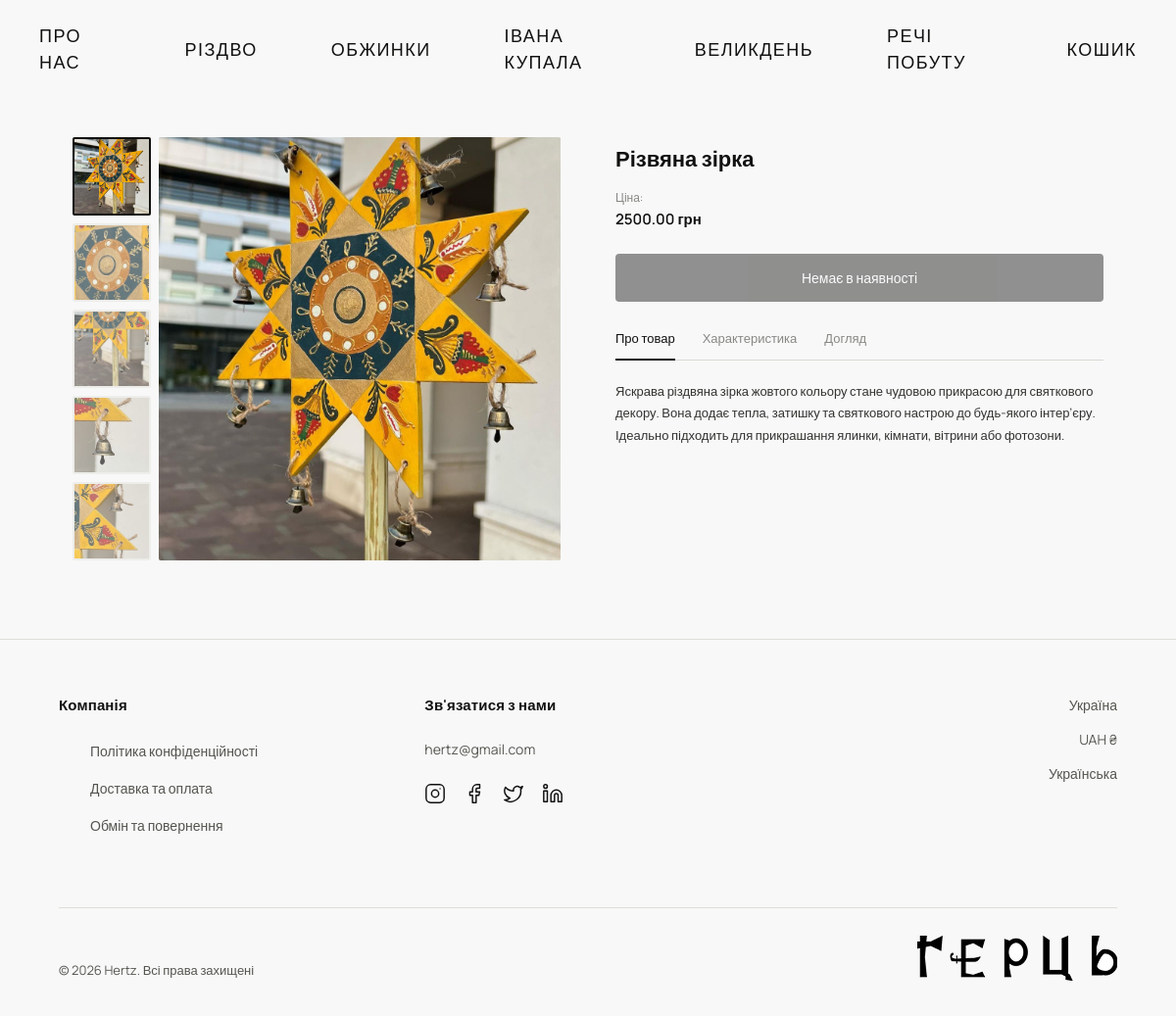
/product/5/, run on the app's committed database.
### pages/models.py (models this page shows, shortened)
class Product(models.Model):
    title = models.CharField(max_length=255)
    price = models.DecimalField(max_digits=10, decimal_places=2)
    description = models.TextField()
    characteristics = models.TextField()
    care = models.TextField()
    image1 = models.ImageField(upload_to='products/')
    image2 = models.ImageField(upload_to='products/', blank=True, null=True)
    image3 = models.ImageField(upload_to='products/', blank=True, null=True)
    image4 = models.ImageField(upload_to='products/', blank=True, null=True)
    image5 = models.ImageField(upload_to='products/', blank=True, null=True)
    quantity = models.PositiveIntegerField(default=0)
    category = models.ForeignKey(Category, on_delete=models.CASCADE)
    product_type = models.ForeignKey(
        ProductType,
        on_delete=models.SET_NULL,
        null=True,
        blank=True
    )

### pages/views.py (the view)
# urls.py: path('product/<int:product_id>/', views.product_detail, name='product_detail'),
def product_detail(request, product_id):
    product = get_object_or_404(Product, id=product_id)
    return render(request, 'pages/product_detail.html', {
        'product': product
    })

### pages/templates/pages/product_detail.html (shortened to what this page needs)
{% extends 'base.html' %}
{% load static %}
{% block content %}
<div class="product-detail-wrapper">
  <div class="pd-layout">
    <div class="pd-gallery">
      <div class="pd-thumbs">
        {% if product.image1 %}<img class="pd-thumb active" src="{{ product.image1.url }}" alt="">{% endif %}
        {% if product.image2 %}<img class="pd-thumb" src="{{ product.image2.url }}" alt="">{% endif %}
        {% if product.image3 %}<img class="pd-thumb" src="{{ product.image3.url }}" alt="">{% endif %}
        {% if product.image4 %}<img class="pd-thumb" src="{{ product.image4.url }}" alt="">{% endif %}
        {% if product.image5 %}<img class="pd-thumb" src="{{ product.image5.url }}" alt="">{% endif %}
      </div>
      <div class="pd-main-img">
        {% if product.image1 %}<img id="pdMainImg" src="{{ product.image1.url }}" alt="{{ product.title }}">{% endif %}
      </div>
    </div>
    <div class="pd-info">
      <h1 class="pd-title">{{ product.title }}</h1>
      <p class="pd-price-label">Ціна:</p>
      <p class="pd-price">{{ product.price }} грн</p>
      {% if product.quantity > 0 %}
        <a href="{% url 'add_to_cart' product.id %}" class="pd-buy-btn">Купити</a>
      {% else %}
        <button class="pd-buy-btn pd-buy-disabled" disabled>Немає в наявності</button>
      {% endif %}
      <div class="pd-tabs">
        <button class="pd-tab active" data-tab="desc">Про товар</button>
        <button class="pd-tab" data-tab="specs">Характеристика</button>
        <button class="pd-tab" data-tab="care">Догляд</button>
      </div>
      <div class="pd-tab-content active" id="tab-desc">
        <p>{{ product.description }}</p>
      </div>
    </div>
  </div>
</div>
{% endblock %}

### pages/templates/base.html (shortened to what this page needs)
{% load static %}
<html>
<head>
    <link href="https://cdn.jsdelivr.net/npm/bootstrap@5.3.3/dist/css/bootstrap.min.css" rel="stylesheet">
    <link rel="stylesheet" href="{% static 'css/style.css' %}">
</head>
<body>
<header>
  <nav class="site-nav">
    <div class="nav-container">
      <ul class="nav-list">
        <li><a href="/" class="nav-link {% if request.resolver_match.url_name == 'home' %}active{% endif %}">Про нас</a></li>
        <li><a href="/rizdvo/" class="nav-link {% if request.resolver_match.url_name == 'rizdvo' %}active{% endif %}">Різдво</a></li>
        <li><a href="/obzhynky/" class="nav-link {% if request.resolver_match.url_name == 'obzhynky' %}active{% endif %}">Обжинки</a></li>
        <li><a href="/kupala/" class="nav-link {% if request.resolver_match.url_name == 'kupala' %}active{% endif %}">Івана Купала</a></li>
        <li><a href="/velykden/" class="nav-link {% if request.resolver_match.url_name == 'velykden' %}active{% endif %}">Великдень</a></li>
        <li><a href="/pobut/" class="nav-link {% if request.resolver_match.url_name == 'pobut' %}active{% endif %}">Речі побуту</a></li>
        <li><a href="/cart/" class="nav-link {% if request.resolver_match.url_name == 'cart' %}active{% endif %}">Кошик</a></li>
      </ul>
    </div>
  </nav>
</header>
<main>
    {% block content %}{% endblock %}
</main>
<footer>
  <div class="footer-grid">
  <div class="col-company">
    <p class="col-title">Компанія</p>
    <ul class="col-links">
        <li>
            <a href="{% url 'privacy_policy' %}">
                Політика конфіденційності
            </a>
        </li>
        <li>
            <a href="{% url 'delivery_payment' %}">
                Доставка та оплата
            </a>
        </li>
        <li>
            <a href="{% url 'exchange_return' %}">
                Обмін та повернення
            </a>
        </li>
    </ul>
</div>
    <div class="col-contact">
      <p class="col-title">Зв'язатися з нами</p>
      <a class="contact-email" href="mailto:hertz@gmail.com">hertz@gmail.com</a>
      <div class="social-row">
        <a href="#" aria-label="Instagram">
          <svg viewBox="0 0 24 24">
            <rect x="2" y="2" width="20" height="20" rx="5" ry="5"/>
            <circle cx="12" cy="12" r="4"/>
            <circle cx="17.5" cy="6.5" r="0.8" fill="currentColor" stroke="none"/>
          </svg>
        </a>
        <a href="#" aria-label="Facebook">
          <svg viewBox="0 0 24 24">
            <path d="M18 2h-3a5 5 0 0 0-5 5v3H7v4h3v8h4v-8h3l1-4h-4V7a1 1 0 0 1 1-1h3z"/>
          </svg>
        </a>
        <a href="#" aria-label="Twitter">
          <svg viewBox="0 0 24 24">
            <path d="M22 4s-.7 2.1-2 3.4c1.6 10-9.4 17.3-18 11.6 2.2.1 4.4-.6 6-2C3 15.5.5 9.6 3 5c2.2 2.6 5.6 4.1 9 4-.9-4.2 4-6.6 7-3.8 1.1 0 3-1.2 3-1.2z"/>
          </svg>
        </a>
        <a href="#" aria-label="LinkedIn">
          <svg viewBox="0 0 24 24">
            <path d="M16 8a6 6 0 0 1 6 6v7h-4v-7a2 2 0 0 0-2-2 2 2 0 0 0-2 2v7h-4v-7a6 6 0 0 1 6-6z"/>
            <rect x="2" y="9" width="4" height="12"/>
            <circle cx="4" cy="4" r="2"/>
          </svg>
        </a>
      </div>
    </div>
    <div class="col-locale">
      <ul class="locale-list">
        <li>Україна</li>
        <li>UAH ₴</li>
        <li>Українська</li>
      </ul>
    </div>
  </div>
  <div class="footer-bottom">
    <span class="copyright">© 2026 Hertz. Всі права захищені</span>
    <img   src="{% static 'img/logo_black.png' %}" class="logo-wordmark">
  </div>
</footer>
</body>
</html>

### static/css/style.css (style rules this page uses)
*, *::before, *::after { box-sizing: border-box; margin: 0; padding: 0; }
:root { --bg: #F8F8F8; --text: #111110; --muted: #555550; --accent: #111110; --border: #ddddd8; --logo-font: 'Unbounded', sans-serif; --body-font: 'Manrope', sans-serif; }
body { background: var(--bg); font-family: var(--body-font), serif; color: var(--text); min-height: 100vh; }
.site-nav { width: 100%; padding: 0 40px; }
.nav-container { max-width: 1400px; margin: 0 auto; display: flex; align-items: center; justify-content: space-around; height: 100px; }
.nav-list { list-style: none; display: flex; align-items: center; gap: 75px; margin: 0; padding: 0; }
.nav-link { text-decoration: none; font-family: var(--body-font), serif; font-size: 18px; font-weight: 500; letter-spacing: 0.08em; text-transform: uppercase; color: #111110; transition: color 0.2s; }
footer { width: 100%; background: var(--bg); border-top: 1px solid var(--border); padding: 56px 60px 36px; }
.footer-grid { display: grid; grid-template-columns: 1fr 1fr 1fr; gap: 40px; margin-bottom: 56px; }
.col-title { font-family: var(--body-font); font-weight: 600; font-size: 15px; letter-spacing: 0.01em; margin-bottom: 22px; color: var(--text); }
.col-links { list-style: none; display: flex; flex-direction: column; gap: 14px; }
.col-links a { text-decoration: none; font-size: 14px; font-weight: 400; color: var(--muted); transition: color 0.2s; }
.col-contact .col-title { font-weight: 600; }
.contact-email { display: inline-block; font-size: 14px; color: var(--muted); text-decoration: none; margin-bottom: 24px; transition: color 0.2s; }
.social-row { display: flex; align-items: center; gap: 18px; }
.social-row a { display: flex; align-items: center; justify-content: center; color: var(--text); text-decoration: none; transition: opacity 0.2s, transform 0.2s; }
.social-row svg { width: 22px; height: 22px; fill: none; stroke: currentColor; stroke-width: 1.6; stroke-linecap: round; stroke-linejoin: round; }
.col-locale { text-align: right; }
.locale-list { list-style: none; display: flex; flex-direction: column; gap: 14px; }
.locale-list li { font-size: 14px; color: var(--muted); cursor: pointer; transition: color 0.2s; }
.footer-bottom { display: flex; align-items: flex-end; justify-content: space-between; border-top: 1px solid var(--border); padding-top: 28px; }
.copyright { font-size: 13px; color: var(--muted); }
.logo-wordmark { font-family: var(--logo-font); font-weight: 600; font-size: 32px; letter-spacing: 0.12em; color: var(--text); text-transform: uppercase; line-height: 1; font-variant-ligatures: none; }

### data on the page
Product: image1 (picture), image2 (picture), image3 (picture), image4 (picture), image5 (picture), title "Різвяна зірка", price "2500.00", description "Яскрава різдвяна зірка жовтого кольору стане чудовою прикрасою для святкового декору. Вона додає тепла, затишку та святкового настрою до будь-якого інтер’єру. Ідеально підходить для прикрашання ялинки, кімнати, вітрини або фотозони."
